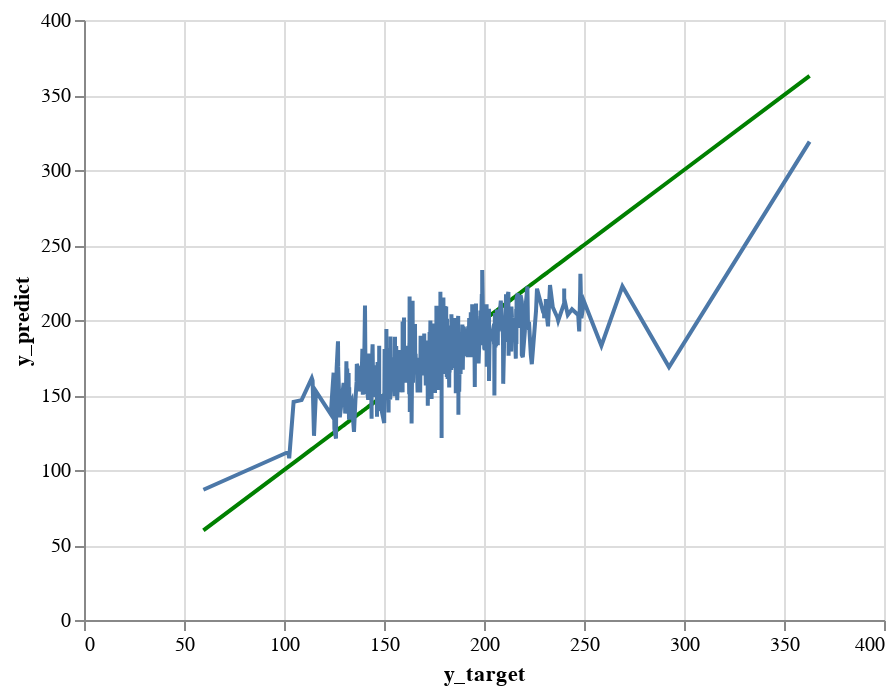

Notebook source saved alongside this figure:
### Markdown cell above
**[4.8]** Display the predictions versus the target line charts on the testing set

### Code cell
perfect_line_chart_testing  = alt.Chart(pd.DataFrame({'y_target': y_test, 'y_predict': y_test})).mark_line(color='green').encode(
    x='y_target',
    y='y_predict'
  )
perfect_line_chart_testing 

predict_line_chart_testing  = alt.Chart(pd.DataFrame({'y_target': y_test, 'y_predict': y_test_preds})).mark_line().encode(
    x='y_target',
    y='y_predict'
  )
predict_line_chart_testing 

perfect_line_chart_testing + predict_line_chart_testing

### Figure 1 — Vega-Lite specification as saved in the notebook (floating-point values rounded to 4 significant figures; data arrays with more than 128 entries replaced by an {"elided": "..."} marker saying what was removed)
{"config": {"view": {"continuousWidth": 400, "continuousHeight": 300}}, "layer": [{"data": {"name": "data-560274f3e6bb77ff417636ed40acdb9d"}, "mark": {"type": "line", "color": "green"}, "encoding": {"x": {"field": "y_target", "type": "quantitative"}, "y": {"field": "y_predict", "type": "quantitative"}}}, {"data": {"name": "data-67ec8e5399c3c6256f4c579548839a5d"}, "mark": "line", "encoding": {"x": {"field": "y_target", "type": "quantitative"}, "y": {"field": "y_predict", "type": "quantitative"}}}], "$schema": "https://vega.github.io/schema/vega-lite/v4.17.0.json", "datasets": {"data-560274f3e6bb77ff417636ed40acdb9d": {"elided": "609 records"}, "data-67ec8e5399c3c6256f4c579548839a5d": {"elided": "609 records"}}}
